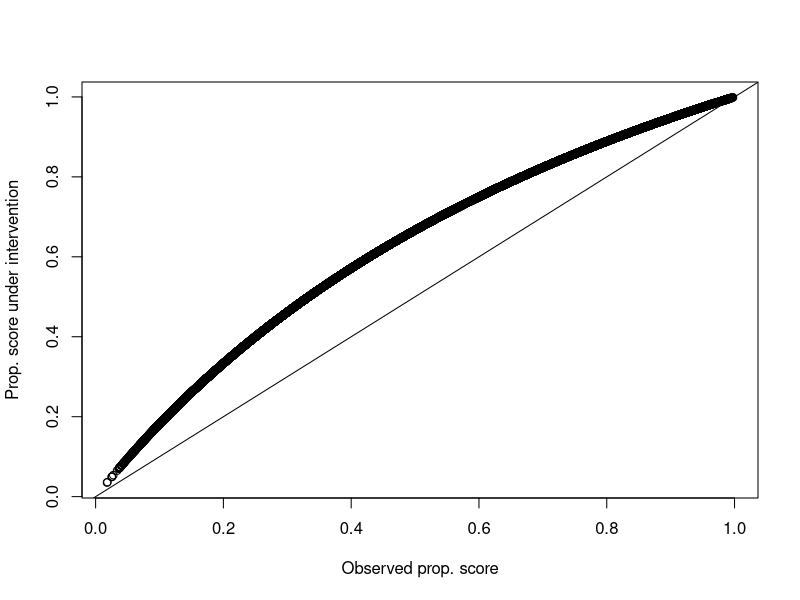

The R script that drew this image:
## ---- chunk 1
  n <- 1e6
  w <- rnorm(n)
  a <- rbinom(n, 1, plogis(1 + w))
  m <- rnorm(n, w + a)
  y <- rnorm(n, w + a + m)
## ---- chunk 2
  fit_y1 <- lm(y ~ m + a + w)
  fit_y2 <- lm(y ~ a + w)
## ---- chunk 3
  pred_y1_a1 <- predict(fit_y1, newdata = data.frame(a = 1, m, w))
  pred_y1_a0 <- predict(fit_y1, newdata = data.frame(a = 0, m, w))
  pred_y2_a1 <- predict(fit_y2, newdata = data.frame(a = 1, w))
  pred_y2_a0 <- predict(fit_y2, newdata = data.frame(a = 0, w))
## ---- chunk 4
  pseudo_a1 <- pred_y2_a1 - pred_y1_a1
  pseudo_a0 <- pred_y2_a0 - pred_y1_a0
## ---- chunk 5
  pscore_fit <- glm(a ~ w, family = binomial())
  pscore <- predict(pscore_fit, type = 'response')
  ## How do the intervention vs observed propensity score compare
  pscore_delta <- 2 * pscore / (2 * pscore + 1 - pscore)
## ---- chunk 6
  plot(pscore, pscore_delta, xlab = 'Observed prop. score',
       ylab = 'Prop. score under intervention')
  abline(0, 1)
## ---- chunk 7
odds <- (pscore_delta / (1 - pscore_delta)) / (pscore / (1 - pscore))
summary(odds)
## ---- chunk 8
  indirect <- pseudo_a1 * pscore_delta + pseudo_a0 * (1 - pscore_delta)
## ---- chunk 9
  ## E[Y(Adelta) - Y(Adelta, M)]
  mean(indirect)
## ---- chunk 10
  direct <- (pred_y1_a1 - y) * pscore_delta +
         (pred_y1_a0 - y) * (1 - pscore_delta)
  mean(direct)
